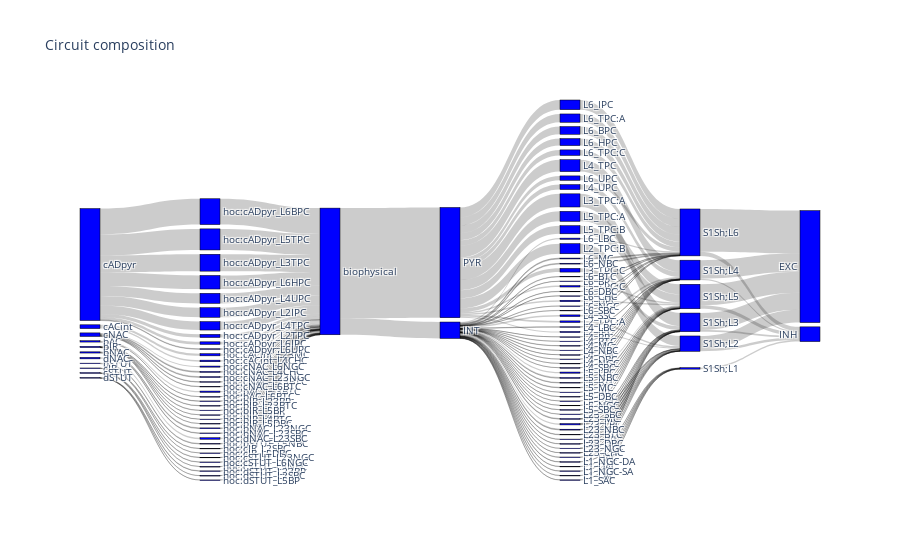

The notebook cell this image was saved under:
### Code cell
# Test of user selection
assert len(to_display.value) >= 2, "Please select AT LEAST 2 properties"
assert len(to_display.value) <= 8, "Please select AT MOST 8 properties"
# Dataframe of only the selected properties
use_df = val_df[list(to_display.value)]

# Create a dataframe for a lookup of every possible (categorical) value of the selected properties to a unique index.
# Index: level 0: Name of the property, level 1: value of the property; values: unique index.
label_idx_lo = pandas.concat([pandas.Series(use_df[col].values.categories.values, name="value")
                              for col in use_df.columns], keys=use_df.columns,
                              names=["column"], axis=0).reset_index(level="column")
label_idx_lo["index"] = range(len(label_idx_lo))
label_idx_lo = label_idx_lo.set_index(["column", "value"])["index"]

# The sankey links are built by iterating over pairs of adjacent columns.
lnk_src = []; lnk_tgt = []; lnk_sz = []

for c1, c2 in zip(use_df.columns[:-1], use_df.columns[1:]):
    # Size of a link: Number of overlapping values.
    counts = use_df[[c1, c2]].value_counts()
    for row_idx, row_val in counts.items():
        lnk_src.append(label_idx_lo[c1][row_idx[0]])
        lnk_tgt.append(label_idx_lo[c2][row_idx[1]])
        lnk_sz.append(row_val)

# Create sankey
fig = go.Figure(data=[go.Sankey(
    node = dict(
      pad = 15,
      thickness = 20,
      line = dict(color = "black", width = 0.5),
      label = label_idx_lo.index.to_frame()["value"],
      color = "blue"
    ),
    link = dict(
      source = lnk_src, # indices correspond to labels, eg A1, A2, A1, B1, ...
      target = lnk_tgt,
      value = lnk_sz
  ))])

fig.update_layout(title_text="Circuit composition", font_size=10)
fig.show()

### Figure 1 — Plotly figure (JSON) as saved in the notebook; plotly's stock layout.template omitted (floating-point values rounded to 4 significant figures; data arrays with more than 128 entries replaced by an {"elided": "..."} marker saying what was removed)
{"data": [{"link": {"source": {"elided": "216 int values"}, "target": {"elided": "216 int values"}, "value": {"elided": "216 int values"}}, "node": {"color": "blue", "label": ["bAC", "bIR", "bNAC", "bSTUT", "cACint", "cADpyr", "cIR", "cNAC", "cSTUT", "dNAC", "dSTUT", "hoc:bAC_L23BTC", "hoc:bAC_L6BTC", "hoc:bIR_L23BP", "hoc:bIR_L23BTC", "hoc:bIR_L4BP", "hoc:bIR_L4BTC", "hoc:bIR_L5BP", "hoc:bIR_L5DBC", "hoc:bNAC_L23NGC", "hoc:bNAC_L23SBC", "hoc:bSTUT_L5NBC", "hoc:cACint_L23MC", "hoc:cACint_L4CHC", "hoc:cADpyr_L2IPC", "hoc:cADpyr_L2TPC", "hoc:cADpyr_L3TPC", "hoc:cADpyr_L4TPC", "hoc:cADpyr_L4UPC", "hoc:cADpyr_L5TPC", "hoc:cADpyr_L6BPC", "hoc:cADpyr_L6HPC", "hoc:cADpyr_L6IPC", "hoc:cADpyr_L6UPC", "hoc:cIR_L2SBC", "hoc:cIR_L5DBC", "hoc:cNAC_L23BTC", "hoc:cNAC_L23NGC", "hoc:cNAC_L4CHC", "hoc:cNAC_L6BTC", "hoc:cNAC_L6NGC", "hoc:cSTUT_L23NGC", "hoc:cSTUT_L5NBC", "hoc:cSTUT_L6NGC", "hoc:dNAC_L23SBC", "hoc:dSTUT_L23BP", "hoc:dSTUT_L2SBC", "hoc:dSTUT_L5BP", "biophysical", "INT", "PYR", "L1_DAC", "L1_HAC", "L1_LAC", "L1_NGC-DA", "L1_NGC-SA", "L1_SAC", "L23_BP", "L23_BTC", "L23_CHC", "L23_DBC", "L23_LBC", "L23_MC", "L23_NBC", "L23_NGC", "L23_SBC", "L2_IPC", "L2_TPC:A", "L2_TPC:B", "L3_TPC:A", "L3_TPC:C", "L4_BP", "L4_BTC", "L4_CHC", "L4_DBC", "L4_LBC", "L4_MC", "L4_NBC", "L4_NGC", "L4_SBC", "L4_SSC", "L4_TPC", "L4_UPC", "L5_BP", "L5_BTC", "L5_CHC", "L5_DBC", "L5_LBC", "L5_MC", "L5_NBC", "L5_NGC", "L5_SBC", "L5_TPC:A", "L5_TPC:B", "L5_TPC:C", "L5_UPC", "L6_BP", "L6_BPC", "L6_BTC", "L6_CHC", "L6_DBC", "L6_HPC", "L6_IPC", "L6_LBC", "L6_MC", "L6_NBC", "L6_NGC", "L6_SBC", "L6_TPC:A", "L6_TPC:C", "L6_UPC", "S1Sh;L1", "S1Sh;L2", "S1Sh;L3", "S1Sh;L4", "S1Sh;L5", "S1Sh;L6", "EXC", "INH"], "line": {"color": "black", "width": 0.5}, "pad": 15, "thickness": 20}, "type": "sankey"}], "layout": {"font": {"size": 10}, "title": {"text": "Circuit composition"}}}
